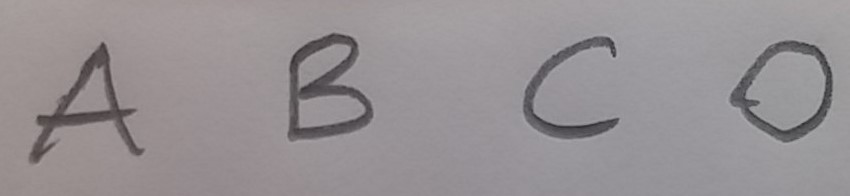
#> input picture proje2.jpg, 850 x 196 px
$ python imageprocessing.py
#> lines starting #> are read from the running program, lines starting #| are printed output that depends on the picture; after the words box and inside, x2 and y2 are one past the last pixel; in counts of white or black regions, pixels touching at a corner belong together
#> further down, img is the input picture: shape (196, 850, 3); mean B, G, R 148.1, 145.3, 150.7
import cv2
import matplotlib.pyplot as plt
import math
import numpy as np


class ImageManager:

    def __init__(self, show_mode="off"):
        self.img = None
        self.blobs = None
        self.show_mode = show_mode

    @staticmethod
    def find_bounds(blob_points):  # finds rectangular frame of the blob
        top, left = blob_points[0]
        bottom, right = blob_points[0]
        for x, y in blob_points:
            if top > x:
                top = x
            elif bottom < x:
                bottom = x
            if left > y:
                left = y
            elif right < y:
                right = y
        return top, left, bottom, right

    @staticmethod
    def _blob_center_of_mass(blob_points):
        sum_x, sum_y = 0.0, 0.0
        for x, y in blob_points:
            sum_x += x
            sum_y += y
        return sum_x/len(blob_points), sum_y/len(blob_points)

    @staticmethod
    def _validate_point(x, y, img):
        return (x >= 0) and (y >= 0) and (x < img.shape[0]) and (y < img.shape[1]) and (img[x, y] != -1)

    def _blobs_filter(self):
        main_blobs = []
        aux_blobs = []
        blobs_average_points = sum([len(blob) for blob in self.blobs])/len(self.blobs)
        if blobs_average_points*0.3 > 20:  # we need at least 20 pts
            for blob in self.blobs:
                dots = len(blob)
                if dots < 10:
                    continue
                if dots >= blobs_average_points*0.35:
                    main_blobs.append(blob)
                elif dots >= blobs_average_points*0.2:
                    aux_blobs.append(blob)
            self.blobs = main_blobs
            for blob in aux_blobs:
                self._find_closest_and_merge(blob)
        else:
            self.blobs = []

    def _find_closest_and_merge(self, blob):
        cm_blob = np.array(self._blob_center_of_mass(blob))
        distance = np.array([])
        for current_blob in self.blobs:
            cm_current_blob = np.array(self._blob_center_of_mass(current_blob))
            diff = cm_current_blob-cm_blob
            out = np.sqrt(diff.dot(diff))
            distance = np.append(distance, [out])
        self.blobs[distance.argmin()] += blob

    def _split_into_blobs(self):
        if self.img is None:
            raise Exception("Image is not set")
        blobs = []
        img = np.array(self.img, np.int16)
        step = 0
        way = [(0, 0)]
        while True:
            # Try to find a blob
            blob_point = None

            while (step < len(way)) and (blob_point is None):
                for dx in range(-1, 2):
                    for dy in range(-1, 2):
                        point = (way[step][0]+dx, way[step][1]+dy)
                        if self._validate_point(point[0], point[1], img):
                            if img[point] != 0:
                                blob_point = point
                                break
                            way.append(point)  # new non-blob point
                            img[point] = -1
                step += 1

            if blob_point is not None:  # found new blob
                blob_points = [blob_point]
                img[blob_point] = -1
                blob_step = 0
                while blob_step < len(blob_points):  # passing blob's points
                    for dx in range(-1, 2):
                        for dy in range(-1, 2):
                            point = (blob_points[blob_step][0]+dx, blob_points[blob_step][1]+dy)
                            if self._validate_point(point[0], point[1], img):
                                if img[point] != 0:
                                    blob_points.append(point)
                                else:
                                    way.append(point)
                                img[point] = -1
                    blob_step += 1
                blobs.append(blob_points)
            else:
                break

        self.blobs = blobs

    def extract_roi_and_process(self, img):
        self.img = cv2.cvtColor(img, cv2.COLOR_BGR2GRAY)
        self.img = cv2.blur(self.img, (5, 5))
        self.img = cv2.adaptiveThreshold(self.img, 255, cv2.ADAPTIVE_THRESH_GAUSSIAN_C, cv2.THRESH_BINARY_INV, 45, 5)
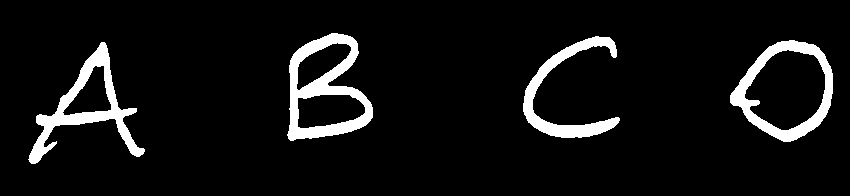
#> self.img: shape (196, 850); 7.2% white; 4 white regions, box (x1, y1, x2, y2) and area: (287, 33, 373, 141) 3559, (28, 42, 145, 164) 3144, (730, 40, 833, 142) 2860, (523, 36, 620, 138) 2424
        self.img = cv2.erode(self.img, (15, 15), iterations=3)
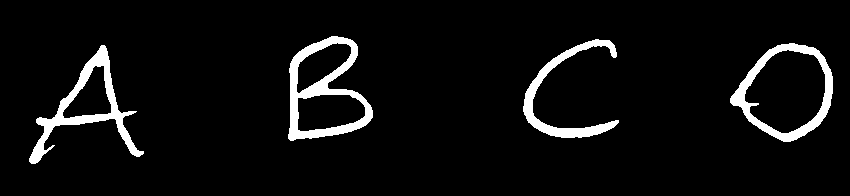
#> self.img: shape (196, 850); 5.7% white; 4 white regions, box (x1, y1, x2, y2) and area: (288, 36, 373, 141) 2838, (29, 45, 144, 164) 2546, (730, 43, 833, 142) 2281, (523, 39, 619, 138) 1881
        self.img = cv2.dilate(self.img, (25, 25), iterations=1)
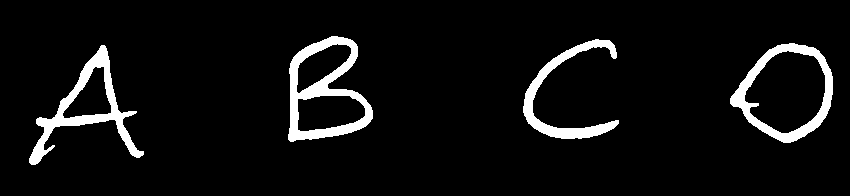
#> self.img: shape (196, 850); 6.2% white; 4 white regions, box (x1, y1, x2, y2) and area: (288, 36, 373, 142) 3076, (29, 45, 144, 165) 2742, (730, 43, 833, 143) 2473, (523, 39, 619, 139) 2061
        self.img = cv2.resize(self.img, (int(float(FRAME_RESIZE_HEIGHT)/self.img.shape[0]*self.img.shape[1]),
                                         FRAME_RESIZE_HEIGHT))
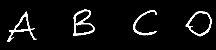
#> self.img: shape (50, 216); min 0, max 255, mean 15.7
        '''
        cv2.imshow("Processed roi", self.img)
        '''
    def set_img(self, img):
        self.img = img

    def find_blobs(self, filtering=True):
        self._split_into_blobs()
#> after the loop in _split_into_blobs, `while True:`: img: shape (50, 216) int16; every value is -1

        if filtering:
            self._blobs_filter()

        print((str(len(self.blobs)) + " blobs are found."))

    def reproduce_blob(self, blob_points):
        top, left, bottom, right = self.find_bounds(blob_points)
        center_x, center_y = self._blob_center_of_mass(blob_points)
        if bottom-top > right - left:
            max_side = bottom-top
        else:
            max_side = right-left
        tmp_img = np.zeros((int(max_side*1.4), int(max_side*1.4), 1), np.uint8)
        dx = math.floor(0.7*max_side-center_x)
        dy = math.floor(0.7*max_side-center_y)
        for x, y in blob_points:
            if self._validate_point(x+int(dx), y+int(dy), tmp_img):
                tmp_img[x+int(dx), y+int(dy), 0] = 255
        tmp_img = cv2.resize(tmp_img, (128, 128), 3)
        return tmp_img

    def classify_blobs(self):
        res = []
        if self.blobs is None:
            raise Exception("There are no blobs. Maybe you should run find_blobs first")
        for blob in self.blobs:
            img = np.array((128, 128, 1), np.uint8)
            img = self.reproduce_blob(blob)
            res.append(img)
        return res


FRAME_RESIZE_HEIGHT = 50
img = cv2.imread("proje2.jpg")
img_man = ImageManager()
img_man.extract_roi_and_process(img)
img_man.find_blobs()
images = img_man.classify_blobs()
for i, image in enumerate(images):
    plt.subplot(221+i)
    plt.imshow(image)
    print(image)
plt.show()
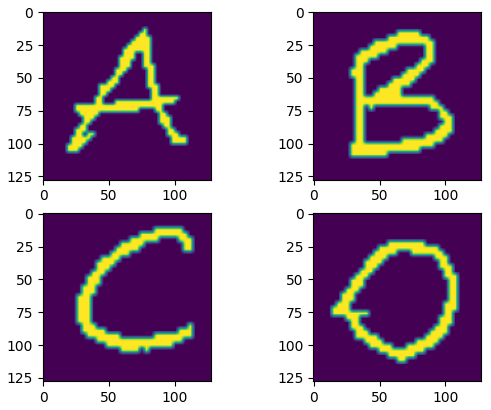
#> figure drawn by matplotlib, 4 panels

$ run again, with download.jpeg copied over proje2.jpg
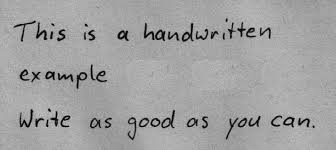
#> input picture download.jpeg, 336 x 150 px
#> img is the input picture: shape (150, 336, 3); min 0, max 205, mean 161.1
#> in extract_roi_and_process, `self.img = cv2.adaptiveThreshold(self.img, 255, cv2.ADAPTIVE_THRESH_GA..`:
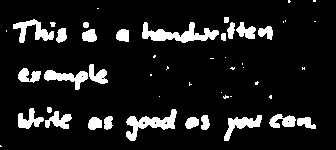
#> self.img: shape (150, 336); 10.9% white; 50 white regions (24 under 20 px), largest, box (x1, y1, x2, y2) and area: (142, 22, 219, 43) 736, (126, 109, 177, 141) 616, (13, 19, 54, 43) 420
#> in extract_roi_and_process, `self.img = cv2.resize(self.img, (int(float(FRAME_RESIZE_HEIGHT)/self.i..`:
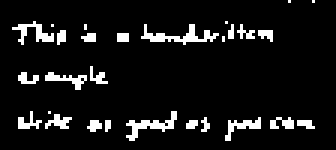
#> self.img: shape (50, 112) (shown 3 times larger); 8.3% white in thin lines or dots, all inside (x1, y1, x2, y2) = (4, 0, 105, 47)
